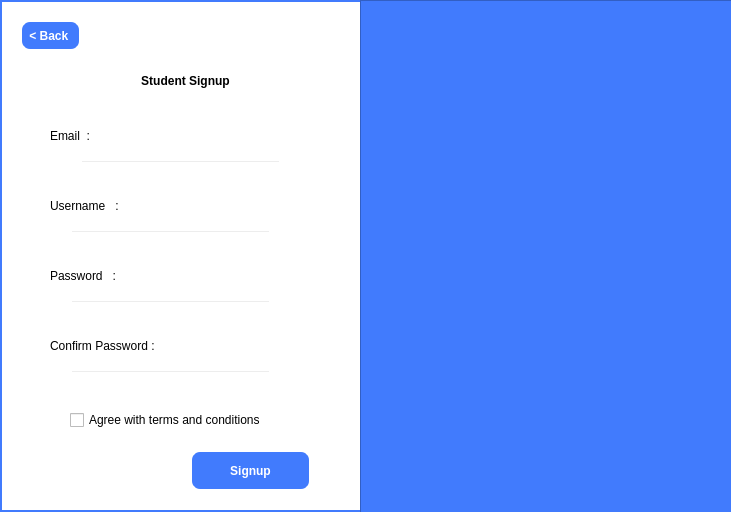
<?xml version="1.0" encoding="UTF-8"?>
<ui version="4.0">
 <class>Signup</class>
 <widget class="QDialog" name="Signup">
  <property name="geometry">
   <rect>
    <x>0</x>
    <y>0</y>
    <width>731</width>
    <height>512</height>
   </rect>
  </property>
  <property name="windowTitle">
   <string>Dialog</string>
  </property>
  <property name="styleSheet">
   <string notr="true">QDialog#Signup
{
background-color: white;
border: 2px solid #417BFD;
}</string>
  </property>
  <widget class="QLineEdit" name="studentpassward1">
   <property name="geometry">
    <rect>
     <x>70</x>
     <y>300</y>
     <width>201</width>
     <height>21</height>
    </rect>
   </property>
   <property name="styleSheet">
    <string notr="true">QLineEdit {
background-color :transparent;
	font: 16pt &quot;Georgia&quot;;
color :black;
}</string>
   </property>
  </widget>
  <widget class="QLabel" name="username_2">
   <property name="geometry">
    <rect>
     <x>50</x>
     <y>330</y>
     <width>221</width>
     <height>31</height>
    </rect>
   </property>
   <property name="styleSheet">
    <string notr="true">QLabel {
	font: 16pt &quot;Georgia&quot;;
}</string>
   </property>
   <property name="text">
    <string>Confirm Password :</string>
   </property>
  </widget>
  <widget class="QLabel" name="username_4">
   <property name="geometry">
    <rect>
     <x>50</x>
     <y>120</y>
     <width>111</width>
     <height>31</height>
    </rect>
   </property>
   <property name="styleSheet">
    <string notr="true">QLabel {
	font: 16pt &quot;Georgia&quot;;
}</string>
   </property>
   <property name="text">
    <string>Email  :</string>
   </property>
  </widget>
  <widget class="QPushButton" name="BackButten_2">
   <property name="geometry">
    <rect>
     <x>190</x>
     <y>450</y>
     <width>121</width>
     <height>41</height>
    </rect>
   </property>
   <property name="styleSheet">
    <string notr="true">QPushButton
{
background-color: #417BFD;
color: white;
border: 2px solid white;
border-radius: 10px;
font-weight: bold;

}
QPushButton:hover
{
background-color: white;
color: #417BFD;
border: 3px solid #417BFD;
font-weight: bold;
}
</string>
   </property>
   <property name="text">
    <string>Signup</string>
   </property>
   <property name="shortcut">
    <string>Return</string>
   </property>
  </widget>
  <widget class="QLabel" name="username_3">
   <property name="geometry">
    <rect>
     <x>50</x>
     <y>260</y>
     <width>111</width>
     <height>31</height>
    </rect>
   </property>
   <property name="styleSheet">
    <string notr="true">QLabel {
	font: 16pt &quot;Georgia&quot;;
}</string>
   </property>
   <property name="text">
    <string>Password   :</string>
   </property>
  </widget>
  <widget class="QLineEdit" name="studentpassward">
   <property name="geometry">
    <rect>
     <x>70</x>
     <y>370</y>
     <width>201</width>
     <height>21</height>
    </rect>
   </property>
   <property name="styleSheet">
    <string notr="true">QLineEdit {
background-color :transparent;
	font: 16pt &quot;Georgia&quot;;
color :black;
}</string>
   </property>
  </widget>
  <widget class="QLineEdit" name="studentusername">
   <property name="geometry">
    <rect>
     <x>70</x>
     <y>230</y>
     <width>201</width>
     <height>21</height>
    </rect>
   </property>
   <property name="styleSheet">
    <string notr="true">QLineEdit {
background-color :transparent;
	font: 16pt &quot;Georgia&quot;;
color :black;
}</string>
   </property>
  </widget>
  <widget class="QCheckBox" name="checkBox">
   <property name="geometry">
    <rect>
     <x>70</x>
     <y>410</y>
     <width>201</width>
     <height>20</height>
    </rect>
   </property>
   <property name="text">
    <string>Agree with terms and conditions</string>
   </property>
  </widget>
  <widget class="QLabel" name="username">
   <property name="geometry">
    <rect>
     <x>50</x>
     <y>190</y>
     <width>111</width>
     <height>31</height>
    </rect>
   </property>
   <property name="styleSheet">
    <string notr="true">QLabel {
	font: 16pt &quot;Georgia&quot;;
}</string>
   </property>
   <property name="text">
    <string>Username   :</string>
   </property>
  </widget>
  <widget class="QFrame" name="frame">
   <property name="geometry">
    <rect>
     <x>360</x>
     <y>0</y>
     <width>431</width>
     <height>571</height>
    </rect>
   </property>
   <property name="styleSheet">
    <string notr="true">QFrame
{
background-color: #417BFD;
}</string>
   </property>
   <property name="frameShape">
    <enum>QFrame::StyledPanel</enum>
   </property>
   <property name="frameShadow">
    <enum>QFrame::Raised</enum>
   </property>
   <widget class="QFrame" name="frame_5">
    <property name="geometry">
     <rect>
      <x>70</x>
      <y>190</y>
      <width>231</width>
      <height>191</height>
     </rect>
    </property>
    <property name="styleSheet">
     <string notr="true">QFrame
{
border-image: url(&quot;:/img/images/logo&quot;) 0 0 0 0 stretch stretch;
border-radius: 10px;
}</string>
    </property>
    <property name="frameShape">
     <enum>QFrame::StyledPanel</enum>
    </property>
    <property name="frameShadow">
     <enum>QFrame::Raised</enum>
    </property>
   </widget>
  </widget>
  <widget class="QLabel" name="Username">
   <property name="geometry">
    <rect>
     <x>70</x>
     <y>60</y>
     <width>231</width>
     <height>41</height>
    </rect>
   </property>
   <property name="styleSheet">
    <string notr="true">QLabel
{
color: Black;
font-weight: bold;
font: 700 20pt &quot;Georgia&quot;;
}</string>
   </property>
   <property name="text">
    <string>Student Signup</string>
   </property>
   <property name="alignment">
    <set>Qt::AlignCenter</set>
   </property>
  </widget>
  <widget class="QPushButton" name="BackButten">
   <property name="geometry">
    <rect>
     <x>20</x>
     <y>20</y>
     <width>61</width>
     <height>31</height>
    </rect>
   </property>
   <property name="styleSheet">
    <string notr="true">QPushButton
{
background-color: #417BFD;
color: white;
border: 2px solid white;
border-radius: 10px;
font-weight: bold;

}
QPushButton:hover
{
background-color: white;
color: #417BFD;
border: 3px solid #417BFD;
font-weight: bold;
}
</string>
   </property>
   <property name="text">
    <string>&lt; Back </string>
   </property>
   <property name="shortcut">
    <string>Return</string>
   </property>
  </widget>
  <widget class="QLineEdit" name="studentemail">
   <property name="geometry">
    <rect>
     <x>80</x>
     <y>160</y>
     <width>201</width>
     <height>21</height>
    </rect>
   </property>
   <property name="styleSheet">
    <string notr="true">QLineEdit {
background-color :transparent;
	font: 16pt &quot;Georgia&quot;;
color :black;
}</string>
   </property>
  </widget>
 </widget>
 <resources/>
 <connections/>
</ui>
